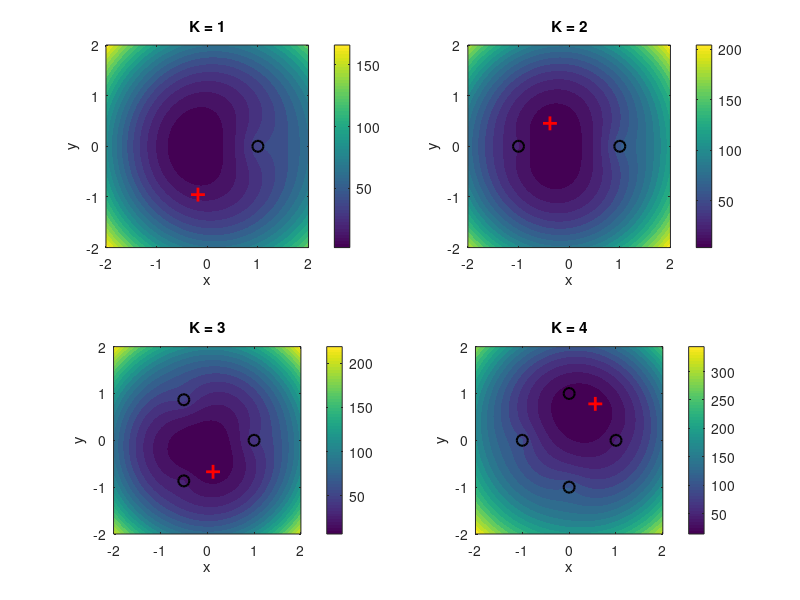

This figure's MATLAB source: (Note: this script raises an error after producing the figure.)
%% Homework 2, Question 3
clc; clear all; close all;

% Parameters
sigma_r = 0.3;         % Range measurement noise standard deviation
sigma_x = 0.25;        % Prior std dev in x
sigma_y = 0.25;        % Prior std dev in y
sigma_x2 = sigma_x^2;
sigma_y2 = sigma_y^2;
sigma_r2 = sigma_r^2;

% Grid for evaluating objective function
x_vals = linspace(-2, 2, 100);
y_vals = linspace(-2, 2, 100);
[X, Y] = meshgrid(x_vals, y_vals);

% To store global min/max values of the objective across all K (for consistent contours)
all_J_min = inf;
all_J_max = -inf;
J_map_all = {};

figure;
for K = 1:4
    % --- Generate true position in unit circle ---
    theta = 2*pi*rand;
    r = sqrt(rand);  % Uniform in circle
    x_true = r * cos(theta);
    y_true = r * sin(theta);
    true_pos = [x_true; y_true];

    % --- Landmarks ---
    angles = linspace(0, 2*pi, K+1); angles(end) = [];
    landmarks = [cos(angles); sin(angles)];

    % --- Range measurements ---
    ranges = zeros(1, K);
    for i = 1:K
        d_i = norm(true_pos - landmarks(:, i));
        noisy_range = -1;
        while noisy_range < 0
            noisy_range = d_i + sigma_r * randn;
        end
        ranges(i) = noisy_range;
    end

    % --- Evaluate objective over grid ---
    J = zeros(size(X));
    for i = 1:numel(X)
        x = X(i);
        y = Y(i);
        pos = [x; y];

        range_cost = 0;
        for j = 1:K
            d = norm(pos - landmarks(:, j));
            range_cost = range_cost + (ranges(j) - d)^2 / sigma_r2;
        end

        prior_cost = x^2 / sigma_x2 + y^2 / sigma_y2;
        J(i) = range_cost + prior_cost;
    end

    % Store for common contour level plotting later
    J_map_all{K} = J;
    all_J_min = min(all_J_min, min(J(:)));
    all_J_max = max(all_J_max, max(J(:)));

    % --- Plotting ---
    subplot(2,2,K);
    contourf(X, Y, J, 20, 'LineColor', 'none'); hold on;
    plot(x_true, y_true, 'r+', 'MarkerSize', 10, 'LineWidth', 2);
    plot(landmarks(1,:), landmarks(2,:), 'ko', 'MarkerSize', 8, 'LineWidth', 1.5);
    title(['K = ' num2str(K)]);
    axis equal; xlim([-2 2]); ylim([-2 2]);
    xlabel('x'); ylabel('y');
    colorbar;
end

sgtitle('MAP Objective Function Contours for K = 1 to 4');